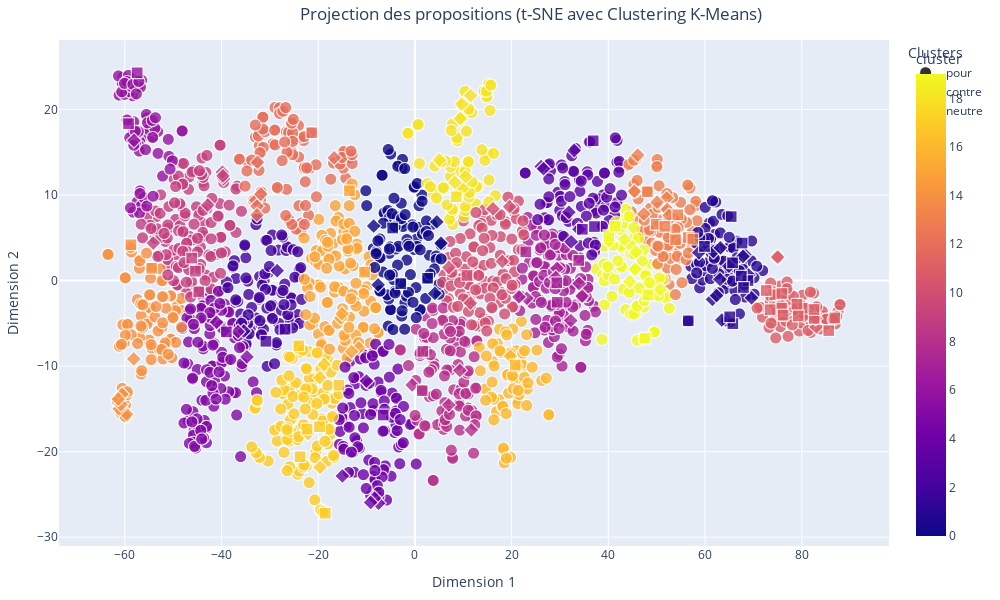

The notebook cell saved with this chart:
### Code cell
import plotly.express as px
from sklearn.manifold import TSNE
from sklearn.preprocessing import StandardScaler
from sklearn.cluster import KMeans
import pandas as pd
import matplotlib.pyplot as plt  # Pour obtenir la palette 'tab10'

# Normalisation des vecteurs
scaler = StandardScaler()
vectors_normalized = scaler.fit_transform(proposition_vectors)

# Réduction des vecteurs à 2 dimensions avec t-SNE
tsne = TSNE(n_components=2, random_state=42, perplexity=30, n_iter=1000)
word_vectors_2d = tsne.fit_transform(vectors_normalized)

# Appliquer le clustering K-Means
n_clusters = 20
kmeans = KMeans(n_clusters=n_clusters, random_state=42)
cluster = kmeans.fit_predict(word_vectors_2d)
data['cluster'] = cluster

# Préparer les données pour le graphique
df1 = pd.DataFrame(word_vectors_2d, columns=['Dim1', 'Dim2'])
df1['propositions'] = data['Proposition']
df1['cluster'] = cluster
df1['vote'] = data['Catégorie']
df1['proposition_vectors'] = data['mean_vector']

# Récupérer les couleurs de la palette 'tab10'
tab10_colors = [plt.cm.tab10(i) for i in range(n_clusters)]
tab10_colors_hex = [f'rgb({int(r*255)}, {int(g*255)}, {int(b*255)})' for r, g, b, _ in tab10_colors]

# Créer le graphique interactif avec Plotly
fig = px.scatter(
    df1,
    x='Dim1',
    y='Dim2',
    symbol='vote',  # Utiliser la colonne 'vote' pour les symboles
    color='cluster',  # Utiliser les clusters pour la coloration
    hover_name='propositions',  # Afficher les propositions lors du survol
    title="Projection des propositions (t-SNE avec Clustering K-Means)",
    labels={'Dim1': 'Dimension 1', 'Dim2': 'Dimension 2', 'vote': 'Avis des citoyens'},
    color_discrete_sequence=tab10_colors_hex,  # Utiliser la palette tab10 comme séquence discrète
    category_orders={"cluster": [str(i) for i in range(n_clusters)]},
    width=1000,
    height=600
)

# Personnaliser les points : ajouter des bordures
fig.update_traces(marker=dict(
    size=12,  # Taille des points
    opacity=0.8,  # Transparence
    line=dict(width=1, color='white')  # Bordure noire avec une épaisseur de 2
))

# Ajouter un titre pour la légende des clusters
fig.update_layout(
    legend_title="Clusters",
    title_x=0.3,  # Centrer le titre
    margin=dict(l=40, r=40, t=40, b=40)
)

# Afficher le graphique
fig.show()

### Figure 1 — Plotly figure (JSON) as saved in the notebook; plotly's stock layout.template omitted (floating-point values rounded to 4 significant figures; data arrays with more than 128 entries replaced by an {"elided": "..."} marker saying what was removed)
{"data": [{"hovertemplate": "<b>%{hovertext}</b><br><br>Avis des citoyens=pour<br>Dimension 1=%{x}<br>Dimension 2=%{y}<br>cluster=%{marker.color}<extra></extra>", "hovertext": {"elided": "1736 str values"}, "legendgroup": "pour", "marker": {"color": {"elided": "1736 int values"}, "coloraxis": "coloraxis", "line": {"color": "white", "width": 1}, "opacity": 0.8, "size": 12, "symbol": "circle"}, "mode": "markers", "name": "pour", "showlegend": true, "type": "scattergl", "x": {"elided": "1736 float values"}, "xaxis": "x", "y": {"elided": "1736 float values"}, "yaxis": "y"}, {"hovertemplate": "<b>%{hovertext}</b><br><br>Avis des citoyens=contre<br>Dimension 1=%{x}<br>Dimension 2=%{y}<br>cluster=%{marker.color}<extra></extra>", "hovertext": ["Il faut raccourcir les vacances scolaires pour introduire des activités culturelles et sportives", "Il faut un remboursement total ou partielle des licences de sport par la sécurité social ", "Il faut transformer 3h de travail (sur les 35h) en 3h de sport obligatoire au travail", "Il faut interdire les JO qui sont profondément discriminants : les billets et logements sont hors de prix pour la majorité des gens", "Il faut être obligé d'adhérer à une association pendant les études (sportive, artistique...) et s'inspirer des usa", "Il faut faciliter l'accès au clubs et associations en remboursant par la sécurité sociale et les mutuelles les abonnements ou licences", "Il faut instaurer des heures de sport obligatoires dans les entreprises.", "Il faut une prise en charge par la sécurité sociale des adhésions dans les clubs et associations sportives avec un contrôle de présence", "Il faut que cela soit rembourser au moins en partie, par le sécurité sociale, ou une aide conséquente par l'employeur", "Il faut le rendre obligatoire à l'école, après la classe : 1 heure par jour a minima. Et idem pour les adultes après le travail ", "Il faudrait que les smartphones se bloquent après une heure d'utilisation et se débloquent après 10 minutes d'activité.", "Il faut annuler les JO et utiliser l'argent pour des équipements de proximité et des encadrants payés correctement", "Il faut des clubs gratuits. ", "Il faut interdire les jeux olympiques : c’est polluants et réservés à une élite bourgeoise. ", "Il faut faciliter l'accès aux clubs ou associations sportives en remboursant par la sécurité sociale et les mutuelles les abonnements", "Il faut imposer sur les 35 heures qu’il y ait une heure de sport financé par les employeurs sur le temps de travail.", "Il faut que les entreprises, associations, sociétés, etc. rendent obligatoire une activité sportive 30 minutes par jour", "Il faut s’inspirer du système militaire avec la mise en place de la pratique sportive sur le temps de travail.", "Il faut rembourser par la CPAM les inscriptions à des clubs de sport. Des personnes sportives sont des personnes en meilleur santé", "Il faut une participation financière pour ceux qui font leurs trajets quotidiens a vélo (sauf VAE car ils bénéficient déjà d'aide a l'achat)", "Il faut récompenser financièrement les Français qui font 10 000 pas/jour système points, tickets ciné resto etc ou à partir d'un nbre de pas", "Il faut rendre le sport obligatoire. 2H/semaine payées par l'Etat via carte numérique activable à partir de 30 min sport.", "Il faut rendre les activités physiques remboursées par la sécurité sociale.", "Il faut mettre en place un échauffement matinal physique tous les matins pour toutes la population", "Il faut démocratiser la pratique sportive sur les lieux de travail des gens en instaurant une pause de 2h entre midi et deux.", "Il faut des écrans publicitaires ou l’on peut voir défiler diverses pratiques sportives, leurs bienfaits, sous fond musical, dans la rue. ", "Il faut initier la mise en forme collective dans les entreprises, le matin avant de prendre son poste et le soir avant de partir", "Il faut 1 abonnement gratuit/an à un club de sport ou d'activité physique de son choix.", "Il faut passer à des semaines de 32h et à des week-ends de 3 jours", "Il faut empêcher les gens de travailler dimanche et ouvrir les installations sportives pour la pratique du sport", "Il faut pouvoir payer son ticket de bus en faisant 20 squats, comme à Cluj (Roumanie) ? Bus gratuit pour les personnes handicapées/âgées.", "Il faut pour les emplois non physiques une heure de sport le matin avant la prise de poste.", "Il faut que les massages (chinois, thaï) puissent être pris en charge au même titre que l'ostéopathie. Bénéfique pour la récupération/stress", "Il faut construire dans tous les quartiers urbains et villages des piscines publiques naturelles, dans des serres végétales, à eau recyclée", "Il faut développer des \"cours de sport en plein air nocturnes\" avec des équipements lumineux.", "Il faut à partir de 40 ans une participation de la sécurité sociale pour une pratique sportive dans un club", "Il faut élargir massivement les possibilités de nager en site naturel toute l’année et en accès libre (lacs, canaux, etc.).", "Il faut allier salle de sports et jeux vidéos, rendre cela ludique !", "Il faut initier les français aux jeux sportifs en réalité virtuelle et équiper les établissements de type EPHAD.", "Il faut rémunérer les sportifs qui participent à des événements de promotion du sport dans les communes ou les régions", "Il faut renforcer les incitations aux pratiques sportives pour la santé par un crédit d'impôts plafonné pour l'emploi d'un coach", "Il faut que les collectivités financent des coachs qui aident les familles volontaires à améliorer leur comportement (activité, repas…).", "Il faut retirer les parkings de dépose des enfants proches écoles-collèges, pour redonner l'autonomie des déplacements à pieds ou vélo.", "Il faut stopper les jeux olympiques, c'est une hérésie !", "Il faut que ce soit obligatoire pour les enfant de 5 à 12 ans d'être inscrit dans une association afin de pratiquer une activité physique", "Il faut sacraliser le sport au collège et lycée, avec un coef fort et noter la performance autant que la démonstration d'esprit d'équipe.", "Il faut moins de restriction vestimentaire pour les pratiques en compétition tant que cela nuit pas à la discipline elle même ex : voile", "Il faut une application qui permettrait de gagner du temps d’écran en échange d’activité physique que les parents programmeraient. ", "Il faut créer des créneaux horaires réservés aux activités sportives dans les parcs.", "Il faut que le coup de l'activité sportive puisse être prise en charge/remboursée par l'employeur, la sécurité sociale", "Il faut arrêter de confondre sport et activité physique, l'un est une absurdité délétère, l'autre est indispensable.", "Il faut obliger chaque club à avoir une équipe handisport pour chaque activité", "Il faut supprimer/diminuer les remboursements des médicaments des personnes qui pourraient se soigner grâce à l'activité physique.", "Il faut valoriser les notes des élèves sportifs (extra-scolaire) afin de motiver les autres à la pratique régulière d’un sport en fédération", "Il faut proposer aux magasins de sport des rayons pour des articles de pratique sportive, promotion permanente annuelle", "Il faut la rendre obligatoire afin de beneficier de soins médicaux", "Il faut des collaborations avec des influenceurs pour promouvoir un mode de vie actif.", "Il faut créer des défis sportifs basés sur les réseaux sociaux pour encourager la participation en ligne et hors ligne.", "Il faut rendre les inscriptions gratuites dans les clubs de sport en compensant cette gratuité par des subventions publiques", "Il faut que les éducateurs sportifs soient remboursés par la sécurité sociale.", "Il faut proposer un prix littéraire pour récompenser les livres pour apprendre un sport ou pour avoir une activité physique.", "Il faut inciter fiscalement à prendre un coach sportif personnel", "Il faut permettre aux employeurs de payer mieux ceux qui sont actifs en sport que les sédentaires.Des employés en forme sont plus avantageux", "Il faut donner une place aux transidentités au sein du sport et intégrer ce sujet dans l’ensemble des réflexions liées au sport", "Il faut payer une nounou aux familles monoparentales pour libérer du temps au parent pour pratiquer une activité sportive, 1fois par semaine", "Il faut interdire tous les véhicules à moteur et supprimer des places de parking dans les centres villes pour inciter les citoyens à marcher", "Il faut faire des zones défis au travail: chaise contre le mur, panier basket...", "Il faut taxer lourdement les loisirs statiques (jeux vidéo, streaming etc) pour inciter à choisir des loisirs sportifs, et financer ceux ci.", "Il faut inscrire la pratique d’une activité physique quotidienne dans la Constitution", "Il faut mettre en place des programmes de réalité virtuelle pour découvrir de nouveaux sports.", "Il faut faire dans les rues et les parcs des sortes de chasses aux trésors et collecter ainsi des bons de reductions, places de concerts...", "Il faut interdire les jeux olympiques, surtout en France.", "Il faut créer des bornes de pointage dans les villes pour la marche à pied mesurant les distances et encourageant les progrès", "Il faut rendre gratuits les places aux JO pour les licenciés", "Il faut imposer à l’entreprise du sport dans le temps de travail ! Il faut accepter de déjeuner en travaillant pour libérer la pause !", "Il faut donner une prime CPAM en proportion du nombre d’heures de sport mensuelles. Grâce à une appli gérée par le ministère de la Santé", "Il faut lever l’interdiction du port du voile dans les fédérations françaises", "Il faut en faire un campagne national : faire des affiches géantes avec des personnes saines physiquement", "Il faut supprimer du vocabulaire le mot sport qui correspond à un abrutissement et le remplacer par activité physique.", "Il faut que les dirigeants montrent l'exemple : médiatiser les activités sportives des politiques, journalistes et autres personnalités", "Il faut pénaliser les déplacements courts en voiture.", "Il faut encourager l'installation d'une innovation : la première machine à café qui fait tapis de course", "Il faut proposer un apéro sportif après un footing entre proches et voisins", "Il faut réduire le volume des retransmissions des sports dans les medias (tv, radio, internet) pour ne pas figer les auditeurs chez eux", "Il faut mettre en place des jeux vidéo interactifs qui récompensent les activités physiques réelles.", "Il faut que les flashmobs se généralisent et deviennent les nouvelles façons de prendre l'apéritif après le travail.", "Il faut interdire l’arrêt et le stationnement à moins d’un kilomètre des établissements scolaires.", "Il faut du temps et par conséquent favoriser un 100% télétravail", "Il faut changer les équipes de haut niveau et les membres des fédérations dès lors qu’il n’y a eu aucune qualification olympique", "Il faut vérifier le passif judiciaire des jeunes qui accèdent à sport études notamment pour le football.", "Il faut supprimer les cotisations obligatoires des fédérations sportives.", "Il faut favoriser les réunions non formelles au sein de l'entreprise en invitant les conjoints pour des thés ou dîners dansants.", "Il faut interdire les sports non écologiques comme le ski et la formule 1", "Il faut que tout le monde prennent des trotinettes ou des vélos électriques c'est bon pour la planète.", "Il faut offrir 1 ou 2 jours de CP, payés par l’Etat, à qui le souhaite, pendant les JO, pour regarder les épreuves et susciter des vocations", "Il faut interdire toutes les demandes de certificats médicaux que ce soit pour les clubs, les professionnels et les compétitions.", "Il faut augmenter les cotisations sociales de ceux qui ne s'inscrive dans aucun sport. ", "Il faut augmenter le prix des carburants pour inciter à aller à pied (au moins partiellement). Pas à vélo! A pied!", "Il faut augmenter les cotisations sociales des non-sportifs. Ils coutent plus cher à la sécu, c'est à eux de payer.", "Il faut adopter un chien ça fera à minima 45 minutes de marche 3 fois par jour", "Il faut pouvoir exclure tout membre d’une fédération qui n’est pas au résultat et éviter qu’il reprenne sa place", "Il faut réduire le nombre d'arrêt de bus en ville pour obliger la marche, un pour 500m semble juste.", "Il faut inciter les Français à s'équiper de montres connectées pour les stimuler à bouger et atteindre des (petits) objectifs quotidiens.", "Il faut encourager les garçons à s'inscrire dans un club de football ou de rugby."], "legendgroup": "contre", "marker": {"color": [1, 1, 11, 13, 11, 14, 12, 14, 4, 12, 0, 4, 14, 9, 14, 12, 15, 18, 8, 18, 1, 3, 14, 17, 18, 7, 15, 5, 3, 9, 8, 12, 1, 10, 9, 4, 13, 19, 1, 10, 19, 10, 3, 9, 5, 1, 10, 0, 8, 14, 2, 19, 19, 17, 0, 1, 5, 3, 17, 14, 16, 4, 15, 17, 12, 13, 13, 0, 5, 7, 7, 9, 12, 8, 18, 1, 13, 2, 11, 19, 18, 11, 1, 11, 1, 3, 11, 13, 7, 1, 7, 3, 11, 18, 19, 7, 4, 6, 7, 15, 13, 10, 0, 1], "coloraxis": "coloraxis", "line": {"color": "white", "width": 1}, "opacity": 0.8, "size": 12, "symbol": "diamond"}, "mode": "markers", "name": "contre", "showlegend": true, "type": "scattergl", "x": [69.61, 61.53, 75.02, 47.32, 74.37, -60.57, -32.93, -59.63, -7.514, -32.66, -8.536, -10.02, -58.15, -39.58, -60.59, -31.85, -15.34, 8.268, 11.66, 9.36, 64.94, 26.1, -61.15, -22.1, 5.063, 32.23, -11.61, -39.48, 26.6, -42.84, 6.999, -32.65, 62.39, 16.14, -54.1, -8.341, 52.07, 45.76, 61.72, 18.07, 43.33, 11.48, 32.93, -39.82, -41.01, 63.16, 7.02, -7.601, 9.284, -60.79, -35.37, 44.43, 50.76, -18.77, 4.534, 68.23, -34.72, 33.92, -19.63, -61.35, 19.73, -15.0, -13.06, -19.67, -32.55, 52.18, 45.37, 4.11, -36.58, 34.58, 33.94, -39.7, -16.69, -0.5681, 10.49, 67.85, 50.09, -28.48, 83.0, 45.52, 11.53, 81.62, 58.71, 78.56, 63.47, 32.31, 82.83, 46.08, 29.37, 69.03, 23.14, 31.84, 80.59, 9.663, 40.17, 29.11, -9.146, -58.09, 21.52, -15.08, 52.56, 19.59, 5.386, 63.09], "xaxis": "x", "y": [-2.026, -2.207, 2.737, 7.777, -1.446, -13.31, 9.39, -15.62, -26.04, 8.7, 6.369, -11.75, -9.164, 11.91, -13.29, 10.1, -4.381, 11.46, -17.47, 18.94, 1.677, 13.32, -15.01, -17.9, 14.09, -4.686, -7.867, -5.873, 13.07, 8.821, -14.54, 7.672, -1.762, 8.385, 4.382, -25.44, 9.648, 3.343, 3.389, 2.231, 4.808, -2.641, 15.2, 12.67, -4.883, 3.832, 1.518, -0.5072, -10.51, -14.49, -5.913, -0.1197, -1.06, -9.805, 6.855, 3.022, -8.93, 5.986, -21.84, -13.85, -8.839, -22.84, -8.321, -11.37, 13.82, 8.312, 10.43, -1.498, -5.98, -1.812, -0.3539, 12.24, 14.35, -12.21, 12.14, 2.825, 9.157, 1.149, -5.428, 1.349, 21.62, -4.144, 3.255, -3.349, -4.623, 4.531, -4.416, 14.67, 1.431, 0.6341, -2.083, 7.981, -4.101, 20.63, 4.618, 0.364, -25.95, 16.37, -1.912, -3.876, 7.614, 8.632, 4.373, 0.1368], "yaxis": "y"}, {"hovertemplate": "<b>%{hovertext}</b><br><br>Avis des citoyens=neutre<br>Dimension 1=%{x}<br>Dimension 2=%{y}<br>cluster=%{marker.color}<extra></extra>", "hovertext": ["Il faut créer des challenges sportifs tous les mois et une compétition entre participants ce qui motivera encore plus.", "Il faut proposer des \"flash mobs sportifs\" dans les lieux publics pour encourager la spontanéité.", "Il faut interdire aux mairies de fermer un gymnase aux heures de nuit uniquement pour économiser de l’électricité !", "Il faut que les profs de sport officient dans les clubs ! Le sport scolaire se concentre sur les enfants ne faisant pas (encore) de sport.", "Il faut développer des activités physiques douces : yoga de chaise, et aide financière pour vélo d'appartement", "Il faut aller au boulot en velo", "Il faut créer le ministère de la culture populaire, qui intègrera aussi l'APSA Activité Physique Sportive Artistique, différente de l'EPS.", "Il faut inventer les apéros sportifs ! On se retrouve dans une ambiance conviviale avec des voisins et proches autour d’une collation", "Il faut reconnaître les coachs sportifs ou coach en nutrition comme des professionnels de santé", "Il faut un sport axé sur la communauté où ses membres sont impliqués dans les décisions, favorisant plus de démocratie participative", "Il faut un centre \"thermal\" accessible dans chaque département pour les personnes âgées ou ayant des douleurs avec des kinés", "Il faut éviter volontairement de se faire aider dans la mesure du possible et s'obliger à faire soi-même pour entretenir son corps.", "Il faut que le double projet d'un.e SHN soit réellement pris en compte par les DTN et CTN", "Il faut régulièrement évaluer les actions des CTN", "Il faut que les SHN listés aient les mêmes avantages notamment dans les Creps (accès aux services médicaux et psycho)", "Il faut faciliter la vie de nos SHN au collège prévoir des heures prof pour le rattrapage après compétition. ", "Il faut faire la promotion d'applications comme HelloSport.", "Il faut soutenir les applications comme weward et surtout que l'état propose une application du style car - de gens dans les hôpitaux.", "Il faut proposer des APPN dans toutes les écoles et pas seulement au sein des QPV pour faire aimer le sport de plein air", "Il faut que le département puisse payer les entraîneurs en fonction du nombre de licenciés (ce qui en entraînera une hausse)", "Il faut voir qu'il y a l'offre tremplin strict à 11 séances en Maison Sport Santé. Mais une PMR à vie n'a pas accès à un sport normal après.", "Il faut lutter contre l'insuffisance de financement pérenne des MSS afin de sécuriser leur modèle éco déjà très fragilisé par l'offre privée", "Il faut donner une note de difficultés d'une activité physique et du niveau. Cela existe pour des activités comme le trekking.", "Il faut renforcer les MSS car elles ont l'obligation de sensibiliser et promouvoir l'activité physique. Promouvoir une nouvelle culture", "Il faut tracer simplement sur le sol les lignes délimitant les terrains de sport de tous les sports olympiques pour faire du air-sport.", "Il faut faire payer le montant des adhésions à un club sportif (en Sport Adapté, en sport loisirs ou en Sport compétition)", "Il faut créer sur les montres connectées une activité \"Trajet sans voiture\" qui compte la distance totale parcourue et aussi les pas.", "Il faut être plus présent dans les salles", "Il faut modifier les conditions d’accès aux fonctions d’entraîneurs de haut niveau et non plus laisser le statut de la fonction publique", "Il faut prendre exemple sur l’Education Scolaire qui est mise en place aux États unis sur le sport.", "Il faut pouvoir traiter des demandes en activité physique qui n'ont pas trouvé d'offre.", "Il faut promouvoir les activités connectées", "Il faut non un cours de tennis des tables de ping-pong, moins onéreux et plus ludique", "Il faut mettre à disposition une fiche simple indiquant la chronologie pour la création d'une association sport santé", "Il faut que les EAPAS, Enseignants en Activité Physique Adaptée de Santé Licence et Master STAPS APAS soient conventionnés.", "Il faut accompagner la structuration, l’outillage et la montée en compétences des organisations de l’écosystème", "Il faut aider financièrement le SHN afin de lui permettre de se déplacer sur les compét et d'assurer son avenir ", "Il faut systématiser la conduite de mesures d’impacts des projets et des politiques sportives, pour objectiver les bénéfices pour la société", "Il faut une compétition mondiale pour réunir les peuples sur une ville sur cette belle planète tout en respectant notre terre", "Il faut voir du coté des \"Contrat Local de Santé\" portés pas les Communautés de communes et l'ARS", "Il faut imposer un principe clair de subsidiarité des compétences entre les différents acteurs institutionnels du sport", "Il faut des spots publicitaires pour tout public.", "Il faut intégrer 1 journée collective sport obligatoire au sein de chaque fonction publique et autres administrations ", "Il faut utiliser les applications mobiles qui permettent de mettre les amateurs en relation. ex : l’application « Potesport »", "Il faut un outil moderne et géré pour démocratiser le privilège d'assister à ce rendez-vous sportif des J.O. Des professionnels aussi.", "Il faut des structures nationales au fonctionnement moins coûteux et plus adaptées aux besoins de formation de cadres en régions.", "Il faut communiquer sur l'existence de l'enseignant en activité physique adaptée, profession spécifique à la pratique physique et la santé.", "Il faut développer les séances de sport par internet, qu'on puisse les faire avec des amis en direct, ou ensuite en différé: c'est top !", "Il faut nécessairement rendre les activités physiques plus attrayantes en les fusionnant avec des activités artistiques, par exemple.", "Il faut que l'animation des activités physiques adaptées de santé soit associée à la médiation culturelle et scientifique.", "Il faut soutenir des applications comme Smatchy qui aident à rendre le sport pour tous accessibles gratuitement", "Il faut permettre aux parents d’initier leurs enfants aux sports sans les clubs ou fédérations. Juste pouvoir louer l’espace ou terrain.", "Il faut créer des \"parcours sportifs mystères\" où les participants découvrent l'activité au dernier moment.", "Il faut ouvrir des campus universitaires", "Il faut encourager les filles à s'inscrire dans un club de football ou de rugby.", "Il faut couvrir le plus grand nombre de terrains de pétanque pour permettre cette activité ludique et intergénérationnelle toute l'année !", "Il faut créer un groupe de même niveau qui se motive les uns les autres ...", "Il faut développer et encourager le concept de \"Walking meeting\" dans les secteurs où il peut être mis en place.", "Il faut créer des associations pour les personnes intéressées et faire des publicités sur la télé et sur les réseaux sociaux", "Il faut organiser des compétitions sportives par tranches d'âges entre villes puis entre départements et enfin entre régions.", "Il faut leur dire que ça éveille en nous des substances naturelles au moins aussi puissantes que toutes les drogues ou alcools réunis", "Il faut aménager des latrines à proximité des lieux de passage piétons et des deux roues.", "Il faut que chaque acteur public puisse analyser son budget et créer un budget primitif sensible au genre dans le sport", "Il faut que les clubs de sport pour les enfants ne proposent plus de créneaux le mercredi mais le soir et le weekend", "Il faut construire des praticables couverts pour favoriser la pratique ensemble de pratiques artistiques.", "Il faut couvrir le maximum de terrains de sport ,y compris pour la pétanque, quand le foncier est rare  (pour les jours de pluie)", "Il faut pratiquer un sport collectivement  jusqu'à 90 ans dans chaque quartier ou village. ", "Il faut offrir avantages fiscaux, financiers (impôts, mutuelles...) proportionnels aux gains dont la société profite de la part des sportifs", "Il faut proposer plus de jeux de piste comme les mozaïques space invaders, pokemon, geocaching..."], "legendgroup": "neutre", "marker": {"color": [11, 9, 11, 7, 15, 6, 0, 11, 4, 3, 19, 13, 11, 11, 13, 0, 13, 3, 17, 19, 14, 7, 19, 16, 3, 7, 1, 1, 8, 17, 2, 1, 7, 8, 5, 13, 1, 11, 1, 17, 1, 11, 15, 13, 11, 10, 17, 19, 2, 1, 17, 9, 11, 11, 11, 0, 14, 18, 1, 13, 11, 1, 9, 13, 12, 11, 17, 1, 6], "coloraxis": "coloraxis", "line": {"color": "white", "width": 1}, "opacity": 0.8, "size": 12, "symbol": "square"}, "mode": "markers", "name": "neutre", "showlegend": true, "type": "scattergl", "x": [74.44, -45.38, 75.88, 22.92, -13.54, -59.23, -2.933, 86.82, -6.563, 36.86, 47.61, 49.89, 80.41, 75.89, 51.71, -4.605, 56.52, 37.13, -24.02, 40.08, -54.45, 29.43, 48.18, 20.74, 34.64, 29.34, 68.86, 56.54, 1.641, -22.33, -26.86, 65.75, 33.86, 1.512, -38.98, 54.35, 65.69, 82.59, 67.65, -23.75, 67.5, 73.46, -10.42, 57.46, 82.53, 10.77, -18.52, 41.45, -30.81, 65.08, -19.72, -44.71, 76.14, 72.63, 79.0, 2.614, -58.72, 8.522, 67.94, 48.08, 85.57, 65.41, -46.18, 53.88, -21.34, 79.26, -15.72, 59.88, -57.42], "xaxis": "x", "y": [-1.652, 1.095, -3.226, 3.348, 10.48, 18.34, -0.3645, -4.375, -15.72, 16.34, -6.736, 6.561, -3.228, -1.514, 6.334, 6.139, 5.026, 6.312, -7.623, 5.242, 1.426, -2.539, -1.686, -9.877, 5.981, -0.2672, -0.004634, -4.713, -8.286, -17.36, -5.688, -5.044, 2.348, -12.88, -6.008, 7.69, 2.07, -4.432, 4.381, -20.59, 0.5071, -3.405, 0.9792, 4.84, -3.383, 0.5896, -27.2, 6.343, -7.114, -4.24, -17.09, -1.335, -4.044, -1.172, -2.776, 0.2628, 4.18, 9.788, -0.8102, 10.38, -5.856, 7.474, 2.621, 4.777, 17.28, -4.135, -12.23, 3.981, 24.28], "yaxis": "y"}], "layout": {"coloraxis": {"colorbar": {"title": {"text": "cluster"}}, "colorscale": [[0, "#0d0887"], [0.1111, "#46039f"], [0.2222, "#7201a8"], [0.3333, "#9c179e"], [0.4444, "#bd3786"], [0.5556, "#d8576b"], [0.6667, "#ed7953"], [0.7778, "#fb9f3a"], [0.8889, "#fdca26"], [1, "#f0f921"]]}, "height": 600, "legend": {"title": {"text": "Clusters"}, "tracegroupgap": 0}, "margin": {"b": 40, "l": 40, "r": 40, "t": 40}, "title": {"text": "Projection des propositions (t-SNE avec Clustering K-Means)", "x": 0.3}, "width": 1000, "xaxis": {"anchor": "y", "domain": [0, 1], "title": {"text": "Dimension 1"}}, "yaxis": {"anchor": "x", "domain": [0, 1], "title": {"text": "Dimension 2"}}}}
